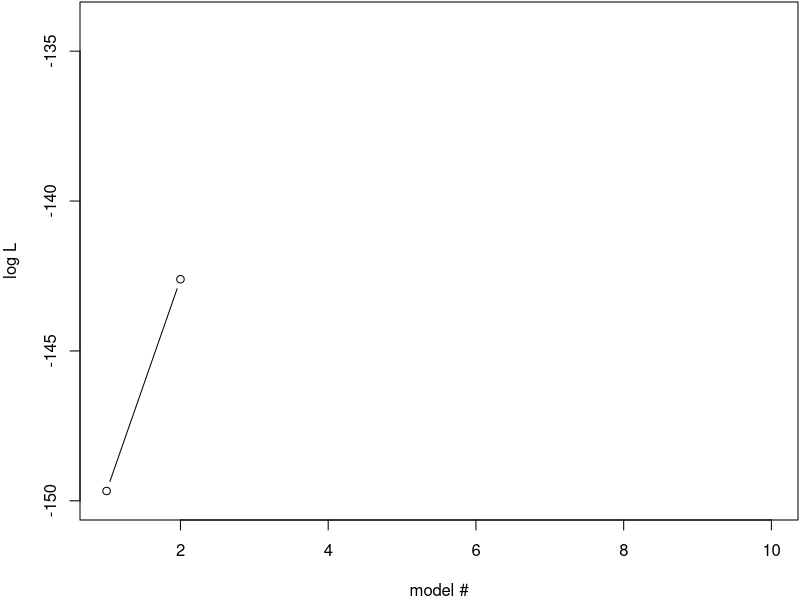
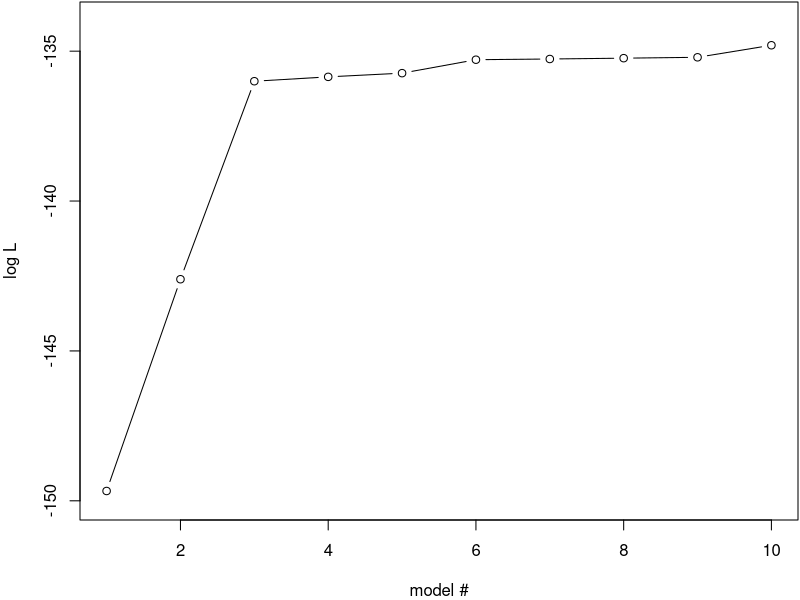
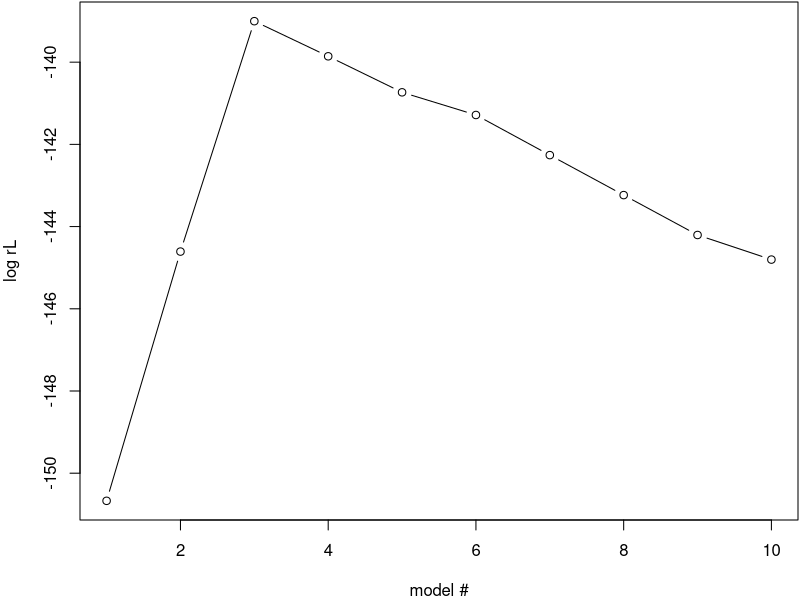
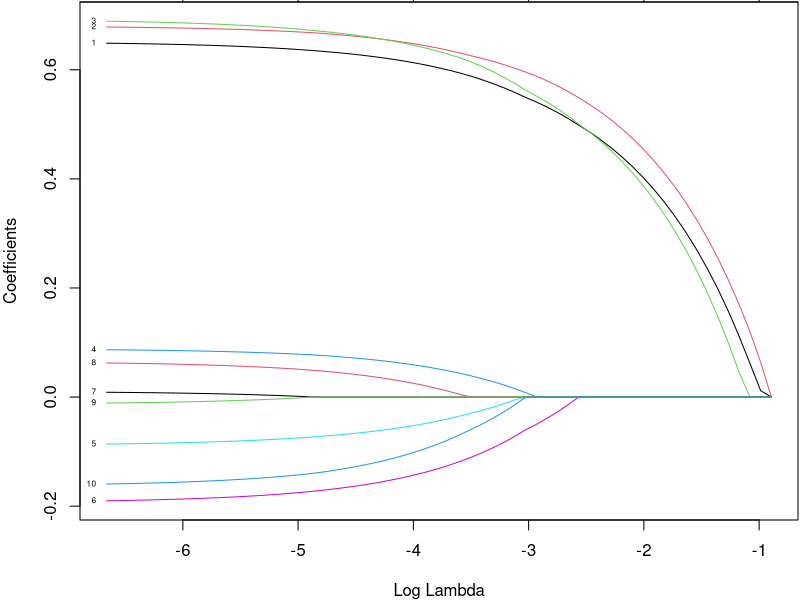
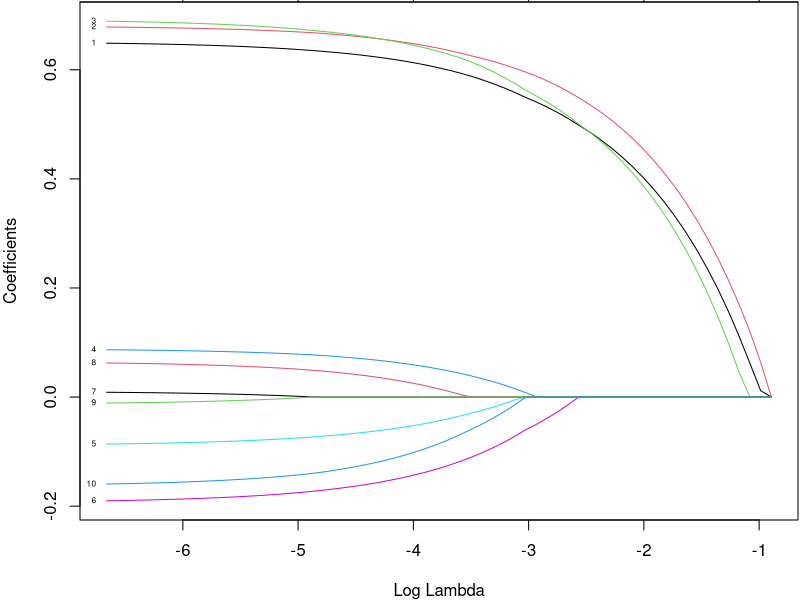
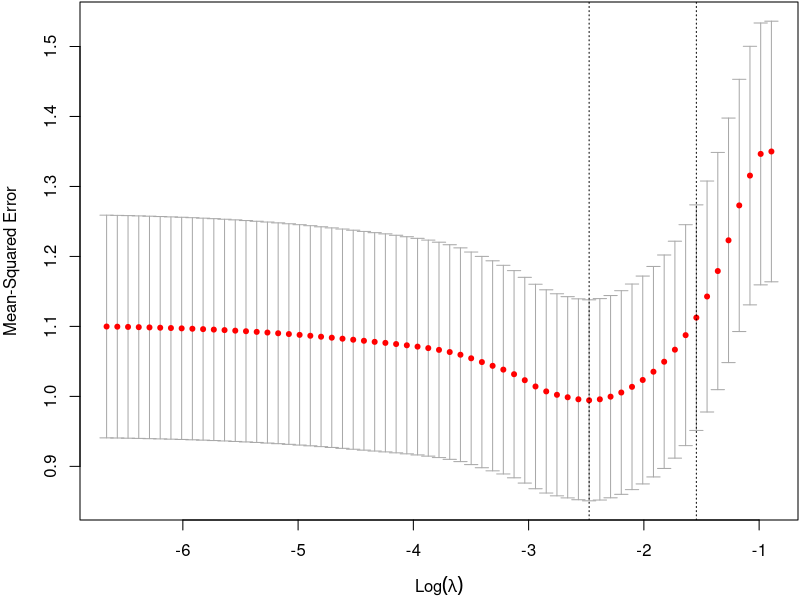
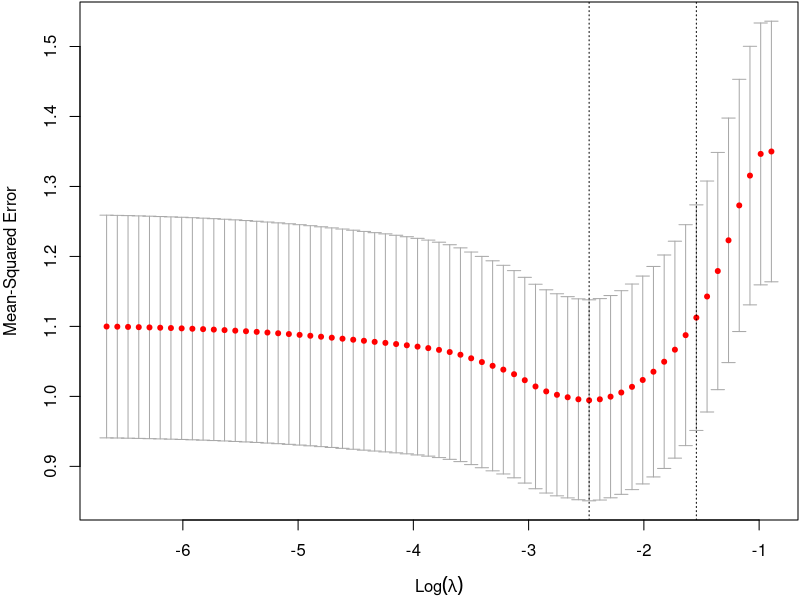
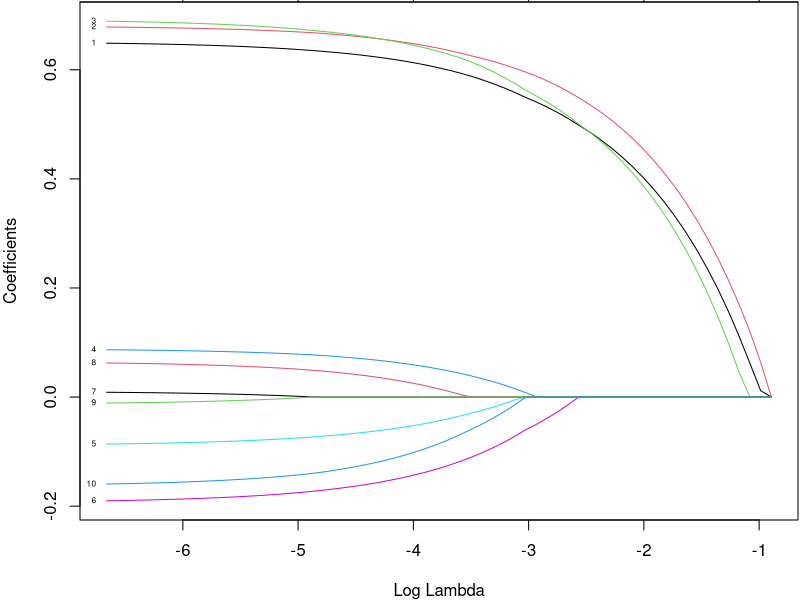

Here is the R script that generated these plots, in order:
## ---- chunk 1
#setwd("workshop-mlbiostatistics/session-regularization")

# Reminder to self: 
# To stop the infinite moon reader add in type in console:
# servr::daemon_stop(1)
# To access console the following can be useful
# options(servr.daemon = TRUE)

library(knitr)
library(ggplot2)
opts_chunk$set(echo=FALSE, eval=TRUE, message=FALSE, warning=FALSE, error=FALSE, out.width='100%', fig.height=3) #, fig.width=6)#, knitr.kable.NA = '-')
knit_hooks$set(inline = function(x) {if(is.numeric(x)){
  prettyNum(round(x,3), big.mark=" ")}else{x}
})
## ---- chunk 2
set.seed(85) # To obtain exactly the same result as in the demo

N=100 # number of samples
P=10 # number of variables

# Draw variables, x_{i,1},...,x_{i,P} for all N individuals, uniformly
# 1. runif generates N*P+1 values, round them off to 2 decimals
# 2. Put values into a matrix with N rows and P columns
X=matrix(round(runif(N*(P+1),min=0, max=2), 2), nrow=N, ncol=P)

# generate Y from a multivariate lm of 3 first X variables only
b0=3 #intercept
b=c(runif(3, min=0.5, max=1.0)) # effect sizes for 3 first X variables

# generate Y for all samples (=rows in X) 
Y <- b0 + X[,1] * b[1] + X[,2] * b[2] + X[,3] * b[3] + rnorm(N)
## ---- chunk 3
library(stats)
ll= vector()
for(i in seq(1,P)){
  Xi=X[,seq(1,i)]
  ll[i] <- logLik(lm(Y~Xi))
}
par(mar = c(4, 4, 0.1, 0.1)) 
# plot likelihoods for models with 1 and 2 vaiables
plot(ll[1:2], ylab="log L", xlab="model #", type = "b", xlim=c(1,P), ylim=c(floor(min(ll)),ceiling(max(ll)))) 
# xlim and ylim not really necessary here, but I can reuse the plot statement below, so the plots look similar
## ---- chunk 4
# compute loglikelihood (ll) for all models including variables
# 1--i, for i <= P; store results in vector ll
ll= vector()
for(i in seq(1,P)){
  Xi=X[,seq(1,i)]
  ll[i] <- logLik(lm(Y~Xi))
}
par(mar = c(4, 4, 0.1, 0.1)) 
# plot ll for all models
plot(ll, ylab="log L", xlab="model #", type = "b", xlim=c(1,P), ylim=c(floor(min(ll)),ceiling(max(ll)))) 

## ---- chunk 5
# compute loglikelihood (ll) for all models including 1-P variables
rl= vector() 
for(i in seq(1,P)){
  xi=X[,seq(1,i), drop=FALSE]
  fit = lm(Y~xi)
  # Compute the regularized Likelihood
  rl[i] = logLik(fit) - i
}
par(mar = c(4, 4, 0.1, 0.1)) 
p = plot(rl, xlim=c(1,P), ylab="log rL", xlab="model #", type = "b")
## ---- chunk 6
library(glmnet)
# run lasso (alpha=1) for linear model (family=gaussian)
fit = glmnet(X,Y, family="gaussian", alpha=1, standardize=T)
## ---- chunk 7
par(mfrow=c(1,1))
par(mar = c(4, 4, 0.1, 0.1)) 
p=plot(fit, xvar="lambda",label=T)
p
## ---- chunk 8
par(mfrow=c(1,1))
par(mar = c(4, 4, 0.1, 0.1)) 
plot(fit, xvar="lambda",label=T)
## ---- chunk 9
library(glmnet)
par(mfrow=c(1,1))
# run lasso (alpha=1) for linear model (family=gaussian)
cvglm=cv.glmnet(X,Y, family="gaussian", alpha=1, standardize=T, nfolds=100)
par(mfrow=c(1,1))
par(mar = c(4, 4, 0.1, 0.1)) 
plot(cvglm)
minlambda=cvglm$lambda.min
print(minlambda)
## ---- chunk 10
plot(cvglm)
plot(cvglm$glmnet.fit, xvar="lambda",label=T)

## ---- chunk 11
library(dplyr)      # for nice table
library(kableExtra) #for nice table

coefglm=as.data.frame(as.matrix(coef(cvglm, s="lambda.min")))
coefglm=cbind(seq(0,10),c(b0, b, rep(0, 7)),coefglm)
names(coefglm)=c("beta","value (oracle)", paste0("estimate(lambda=",signif(minlambda,3),")"))
kable(coefglm, row.names=F) %>%   kable_styling( font_size = 14)
